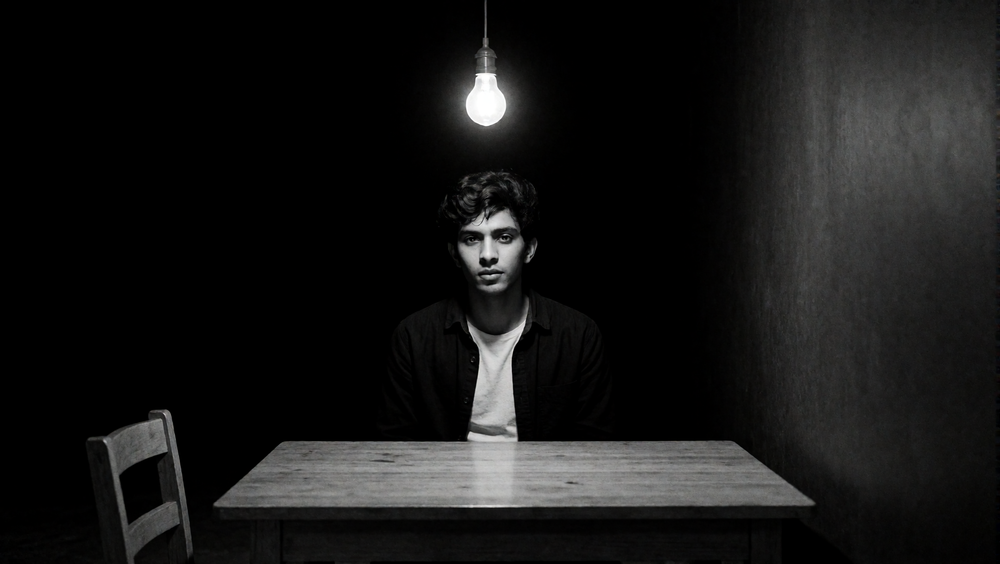
#> input picture Jaisal-intro/v7/kf2_seated_v7_00001_.png, 1000 x 564 px, shrunk from 1928 x 1088 before the run, found by its file name
$ python blackfill_kf2_chair.py
#> lines starting #> are read from the running program, lines starting #| are printed output that depends on the picture
from PIL import Image, ImageFilter, ImageDraw
import numpy as np

src = r'D:\models\vsCodeMcp\Jaisal-intro\v7\kf2_seated_v7_00001_.png'
img = Image.open(src).convert('RGB')
#> img is the input picture: PIL image 1000x564 RGB; mean R, G, B 23.1, 23, 22.7
W, H = img.size
#> W = 1000; H = 564
print('size', W, H)
#| size 1000 564

g = np.array(img.convert('L'))
# The extra chair sits in the bottom-LEFT, on a pure black void.
# Restrict the search to that region so we never touch the table/character (center).
x_max = int(0.40 * W)
#> x_max = 400
y_min = int(0.45 * H)
#> y_min = 253
region = g[y_min:, :x_max]
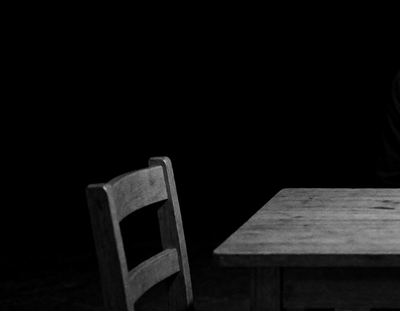
#> region: shape (311, 400); min 0, max 184, mean 14.8
ys, xs = np.where(region > 35)
#> ys = 15822 values from 156 to 310; xs = 15822 values, max 399 at index 1597, min 88 at index 1157, mean 259.9
if len(xs) == 0:
    print('NO bright pixels in bottom-left region; chair not found by threshold')
else:
    x0, x1 = int(xs.min()), int(xs.max())
#> x0 = 88; x1 = 399
    y0, y1 = int(ys.min()) + y_min, int(ys.max()) + y_min
#> y0 = 409; y1 = 563
    print('chair bbox:', x0, y0, x1, y1, 'of', W, H)
#| chair bbox: 88 409 399 563 of 1000 564
    mx = int(0.025 * W); my = int(0.025 * H)
#> after `mx = int(0.025 * W)`: mx = 25
#> after `my = int(0.025 * H)`: my = 14
    x0 = max(0, x0 - mx); y0 = max(0, y0 - my)
#> after `x0 = max(0, x0 - mx)`: x0 = 63
#> after `y0 = max(0, y0 - my)`: y0 = 395
    x1 = min(W - 1, x1 + mx); y1 = min(H - 1, y1 + my)
#> after `x1 = min(W - 1, x1 + mx)`: x1 = 424
    print('painted box (with margin):', x0, y0, x1, y1)
#| painted box (with margin): 63 395 424 563
    mask = Image.new('L', (W, H), 0)
#> mask: PIL image 1000x564 L; every value is 0
    d = ImageDraw.Draw(mask)
    d.rectangle([x0, y0, x1, y1], fill=255)
    mask = mask.filter(ImageFilter.GaussianBlur(30))
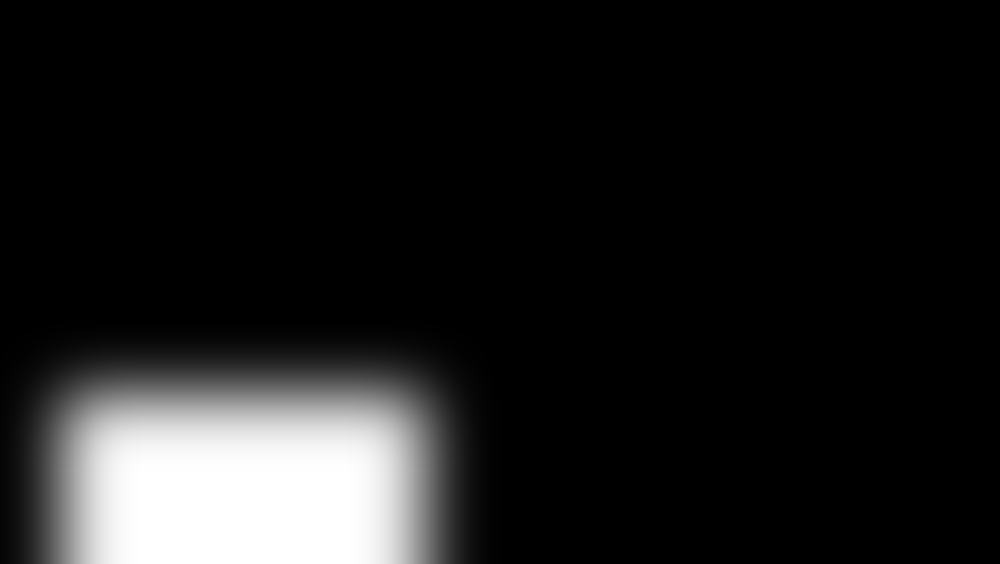
#> mask: PIL image 1000x564 L; min 0, max 255, mean 27.7
    arr = np.array(img).astype(np.float32)
    m = np.array(mask).astype(np.float32) / 255.0
    arr = arr * (1.0 - m[..., None])  # -> black where mask=1
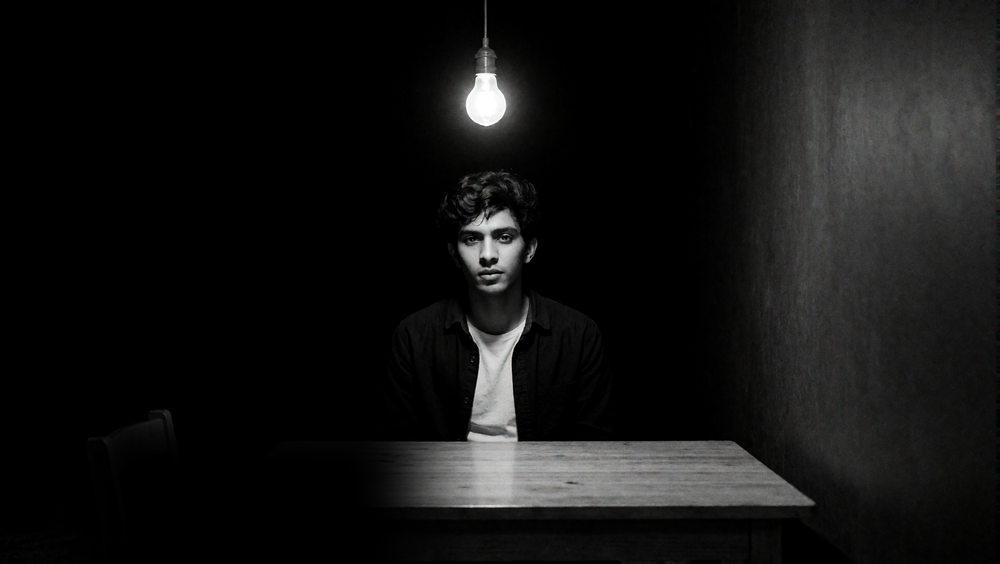
#> arr: shape (564, 1000, 3) float32; mean R, G, B 19.5, 19.4, 19.1
    out = Image.fromarray(arr.astype(np.uint8))
    out1 = r'D:\models\vsCodeMcp\Jaisal-intro\v7\kf2_seated_v7_nochair.png'
    out2 = r'E:\comfyUi_latest\ComfyUI_windows_portable\ComfyUI\input\kf2_seated_v7_nochair.png'
    out.save(out1)
    out.save(out2)
    print('saved', out1)
    print('saved', out2)

$ run again, with Jaisal-intro/v7/jaisal_kf2_manual_inpaint_00004_.png copied over Jaisal-intro/v7/kf2_seated_v7_00001_.png
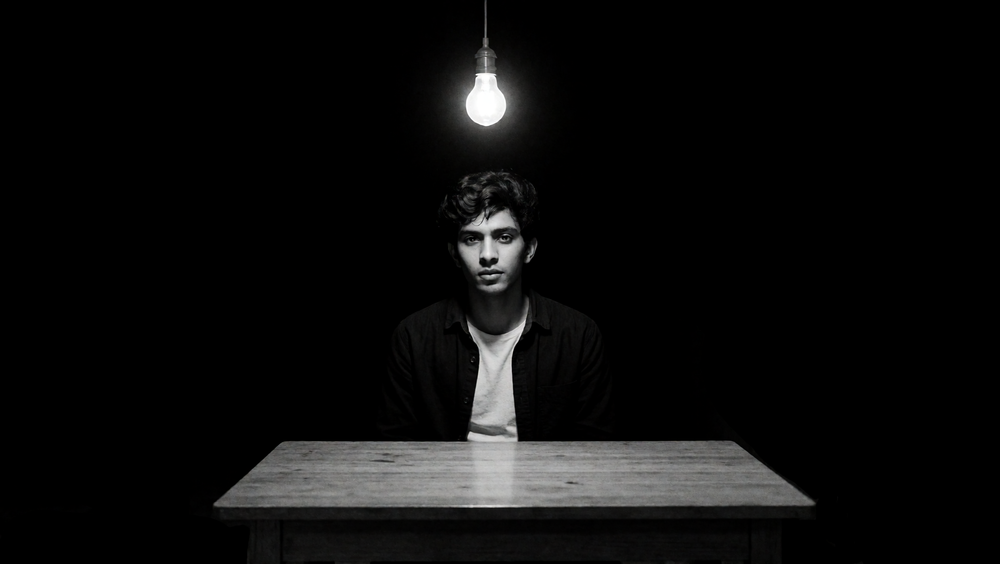
#> input picture Jaisal-intro/v7/jaisal_kf2_manual_inpaint_00004_.png, 1000 x 564 px, shrunk from 1928 x 1088 before the run, found by its file name
#> img is the input picture: PIL image 1000x564 RGB; mean R, G, B 12.6, 12.6, 12.5
#| size 1000 564
#> `region = g[y_min:, :x_max]`:
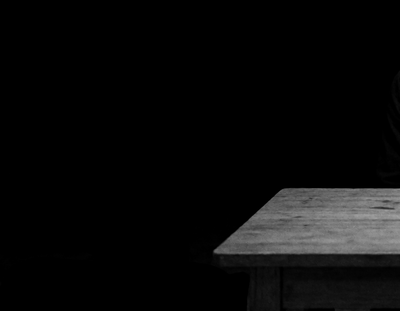
#> region: shape (311, 400); min 0, max 162, mean 10.3
#> ys = 10258 values from 188 to 254; xs = 10258 values, max 399 at index 114, min 213 at index 9559, mean 321.4
#> `x0, x1 = int(xs.min()), int(xs.max())`: x0 = 213; x1 = 399
#> `y0, y1 = int(ys.min()) + y_min, int(ys.max()) + y_min`: y0 = 441; y1 = 507
#| chair bbox: 213 441 399 507 of 1000 564
#> `x0 = max(0, x0 - mx)`: x0 = 188
#> `y0 = max(0, y0 - my)`: y0 = 427
#> `x1 = min(W - 1, x1 + mx)`: x1 = 424
#> `y1 = min(H - 1, y1 + my)`: y1 = 521
#| painted box (with margin): 188 427 424 521
#> `arr = arr * (1.0 - m[..., None])`:
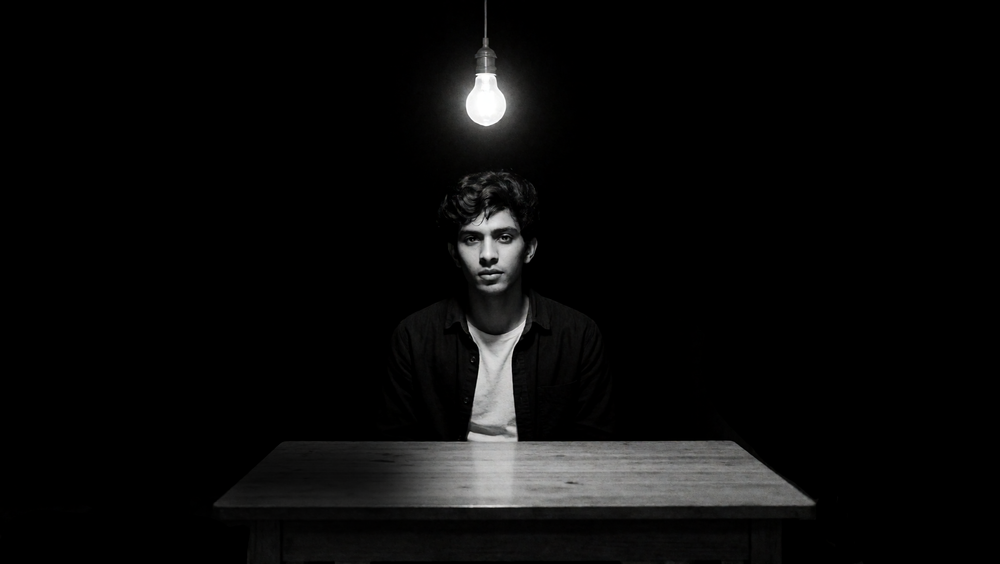
#> arr: shape (564, 1000, 3) float32; mean R, G, B 10.5, 10.5, 10.4

$ run again, with Jaisal-intro/v7/kf2_seated_v7_clean.png copied over Jaisal-intro/v7/kf2_seated_v7_00001_.png
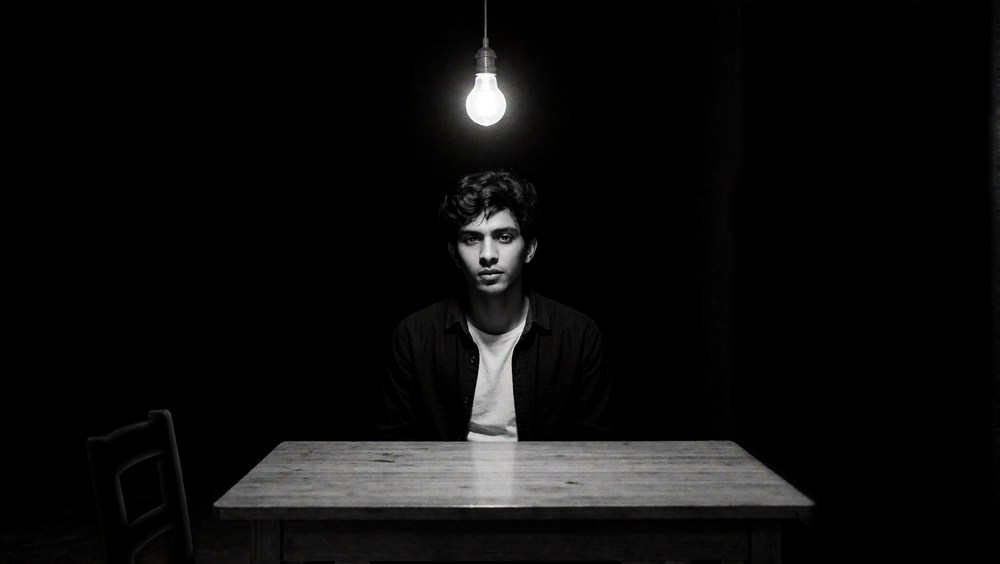
#> input picture Jaisal-intro/v7/kf2_seated_v7_clean.png, 1000 x 564 px, shrunk from 1928 x 1088 before the run, found by its file name
#> img is the input picture: PIL image 1000x564 RGB; mean R, G, B 13, 12.9, 12.8
#| size 1000 564
#> `region = g[y_min:, :x_max]`:
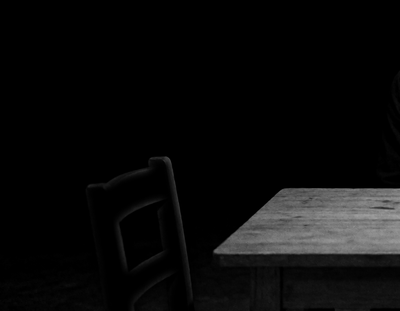
#> region: shape (311, 400); min 0, max 162, mean 11.1
#> ys = 10441 values from 157 to 254; xs = 10441 values, max 399 at index 213, min 139 at index 67, mean 318.7
#> `x0, x1 = int(xs.min()), int(xs.max())`: x0 = 139; x1 = 399
#> `y0, y1 = int(ys.min()) + y_min, int(ys.max()) + y_min`: y0 = 410; y1 = 507
#| chair bbox: 139 410 399 507 of 1000 564
#> `x0 = max(0, x0 - mx)`: x0 = 114
#> `y0 = max(0, y0 - my)`: y0 = 396
#> `x1 = min(W - 1, x1 + mx)`: x1 = 424
#> `y1 = min(H - 1, y1 + my)`: y1 = 521
#| painted box (with margin): 114 396 424 521
#> `arr = arr * (1.0 - m[..., None])`:
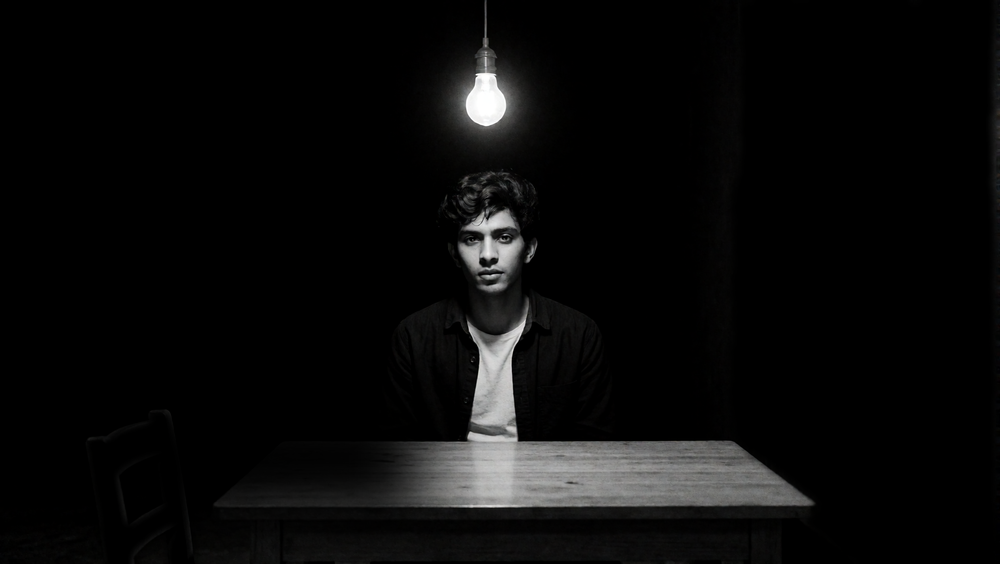
#> arr: shape (564, 1000, 3) float32; mean R, G, B 10.6, 10.6, 10.5
